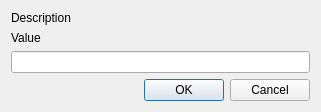
<?xml version="1.0" encoding="UTF-8"?>
<ui version="4.0">
 <class>DTDialog</class>
 <widget class="QDialog" name="DTDialog">
  <property name="geometry">
   <rect>
    <x>0</x>
    <y>0</y>
    <width>321</width>
    <height>111</height>
   </rect>
  </property>
  <property name="windowTitle">
   <string>DTDialog</string>
  </property>
  <layout class="QVBoxLayout" name="verticalLayout_3">
   <item>
    <layout class="QVBoxLayout" name="verticalLayout_2">
     <item>
      <widget class="QLabel" name="labelDescription">
       <property name="text">
        <string>Description</string>
       </property>
      </widget>
     </item>
     <item>
      <layout class="QVBoxLayout" name="verticalLayout">
       <item>
        <widget class="QLabel" name="labelValue">
         <property name="text">
          <string>Value</string>
         </property>
        </widget>
       </item>
       <item>
        <widget class="QLineEdit" name="lineEditValue"/>
       </item>
      </layout>
     </item>
     <item>
      <layout class="QHBoxLayout" name="horizontalLayout">
       <item>
        <spacer name="horizontalSpacer">
         <property name="orientation">
          <enum>Qt::Horizontal</enum>
         </property>
         <property name="sizeHint" stdset="0">
          <size>
           <width>40</width>
           <height>20</height>
          </size>
         </property>
        </spacer>
       </item>
       <item>
        <widget class="QPushButton" name="pushButtonOK">
         <property name="text">
          <string>OK</string>
         </property>
        </widget>
       </item>
       <item>
        <widget class="QPushButton" name="pushButtonCancel">
         <property name="text">
          <string>Cancel</string>
         </property>
        </widget>
       </item>
      </layout>
     </item>
    </layout>
   </item>
  </layout>
 </widget>
 <layoutdefault spacing="6" margin="11"/>
 <resources/>
 <connections>
  <connection>
   <sender>pushButtonCancel</sender>
   <signal>clicked()</signal>
   <receiver>DTDialog</receiver>
   <slot>reject()</slot>
   <hints>
    <hint type="sourcelabel">
     <x>296</x>
     <y>85</y>
    </hint>
    <hint type="destinationlabel">
     <x>322</x>
     <y>185</y>
    </hint>
   </hints>
  </connection>
  <connection>
   <sender>pushButtonOK</sender>
   <signal>clicked()</signal>
   <receiver>DTDialog</receiver>
   <slot>onOKPressed()</slot>
   <hints>
    <hint type="sourcelabel">
     <x>186</x>
     <y>91</y>
    </hint>
    <hint type="destinationlabel">
     <x>251</x>
     <y>181</y>
    </hint>
   </hints>
  </connection>
 </connections>
 <slots>
  <slot>onOKPressed()</slot>
 </slots>
</ui>
